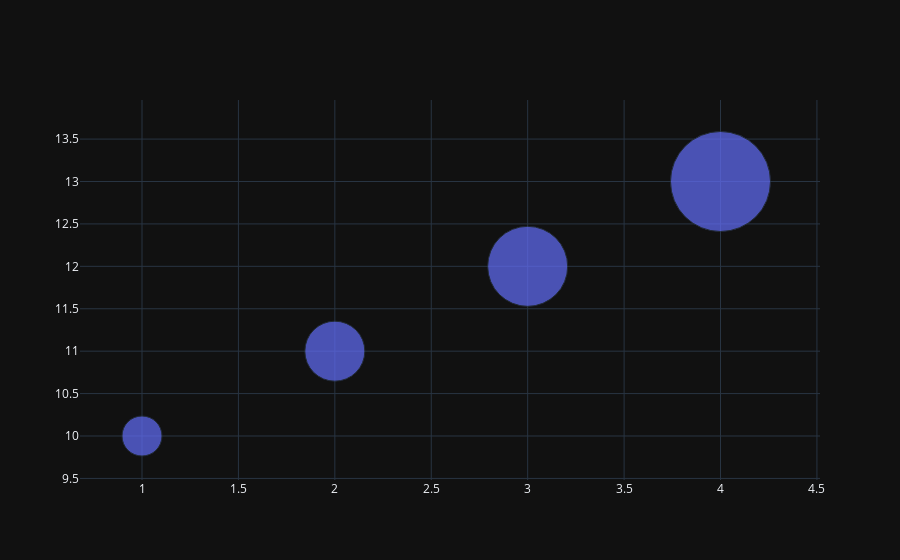

Source (notebook cell):
### Markdown cell above
# Simple Bubble Chart

### Code cell
import plotly.graph_objects as go

fig = go.Figure(data=[go.Scatter(
    x=[1, 2, 3, 4], y=[10, 11, 12, 13],
    mode='markers',
    marker_size=[40, 60, 80, 100])
])

fig.show()

### Figure 1 — Plotly figure (JSON) as saved in the notebook; plotly's stock layout.template omitted (floating-point values rounded to 4 significant figures)
{"data": [{"marker": {"size": [40, 60, 80, 100]}, "mode": "markers", "x": [1, 2, 3, 4], "y": [10, 11, 12, 13], "type": "scatter"}], "layout": {}}
